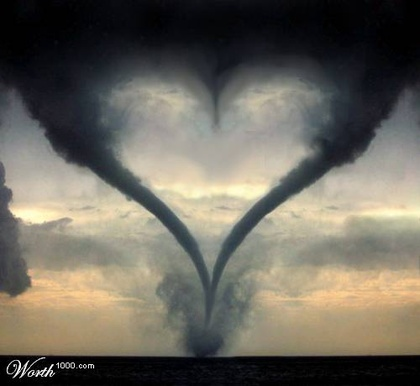
%> input picture Trab0/B/image008.jpg, 420 x 386 px, shrunk from 500 x 460 before the run
$ octave mainImage.m   (GNU Octave 9; MATLAB toolbox functions it lacks are replaced by stand-ins)
%> lines starting %> are read from the running program, lines starting %| are printed output that depends on the picture; in (x1, y1, x2, y2) boxes, pixels count from 0 and x2, y2 are one past the last pixel; in counts of white or black regions, pixels touching at a corner belong together; the program's own positions count from 1
### Trab0/B/realceVermelho.m
function [YNew] = realceVermelho(Y,Fator)
%
%
    YNew = Y(:,:,:);
    %Temp = Fator * Y(:,:,:);
    %Temp(Temp>255) = 255;
    YNew(:,:,1) = YNew(:,:,1) * Fator;

end

### Trab0/B/mosaicos.m
function [ImagFinal] = mosaicos(ImagInicial, W)  % W = N.Pixeis a formar o mosaico (Numero Impar)
% NOTA AO NOME DAS VARIAVEIS INTERNAS DA FUNCAO:
%   Onde se le linha(s) devia se ler coluna(s) e vice-versa.

    ImagemSize = size(ImagInicial);
    Linhas = ImagemSize(2);   % Largura
    Colunas = ImagemSize(1);   % Comprimento
    ImagFinal = ones(Colunas, Linhas, 3, 'uint8');   %Matriz[j, i, rgb]
    rgb = 1;
    while rgb < 4

        iLinha = 1;
        while iLinha < Linhas
            iPixel = iLinha + floor(W/2);
            iFator = W;
            if (Linhas - iLinha) < W
                iLast = Linhas - iLinha;
                iLastMetade = floor(iLast/2);
                iPixel = iLastMetade;
                iFator = iLast;
            end

            jColuna = 1;
            while jColuna < Colunas
                jPixel = jColuna + floor(W/2);
                jFator = W;
                if (Colunas - jColuna) < W
                    jLast = Colunas - jColuna;
                    jLastMetade = floor(jLast/2);
                    jPixel = jLastMetade;
                    jFator = jLast;
                end

                Pixel = ImagInicial(jPixel, iPixel, rgb);
                ImagFinal( jColuna:(jColuna + jFator) , iLinha:(iLinha + iFator) , rgb ) = Pixel;
                jColuna = jColuna + jFator;
            end

            iLinha = iLinha + iFator;
        end

        rgb = rgb + 1;
    end

end

### Trab0/B/Binariza.m
function [YBina] = Binariza(YCinza,Limiar)
%
%
    YBina = YCinza;
    IndexBranco = YCinza >= Limiar;
    IndexPreto = find(YCinza < Limiar);
    YBina(IndexBranco) = 255;
    YBina(IndexPreto) = 0;


end

### Trab0/B/Contornos.m
function [YConto] = Contornos(YBina)
%
%
    Dimensao = size(YBina);
    Alt = Dimensao(1);
    Larg = Dimensao(2);
    YConto = YBina;
    YConto(:,:)=0;
    for i = 1:1:Alt
        iMais = i +1;
        if iMais > Alt
            iMais = i;
        end
        for j = 1:1:Larg
            jMais = j +1;
            if jMais > Larg
                jMais = j;
            end
            if (YBina(i,j)==0 && YBina(i,jMais)==255) || (YBina(i,j)==255 && YBina(i,jMais)==0) % (horinzontal, compara lado a lado)
                YConto(i,j)=255;
            end
            if (YBina(i,j)==0 && YBina(iMais,j)==255) || (YBina(i,j)==255 && YBina(iMais,j)==0)   % (vertical, compara cima e baixo)
                % Comparando com o resultado no enunciado, com este if (vertical) obtenho melhores resultados.
                YConto(i,j)=255;
            end
        end

    end

end

### Trab0/B/mainImage.m
%% Exercicio 2 (Inicio)
disp('Exercicio 2 - Pressiona Para Come鏰r...');
pause;
    Y = imread("image008.jpg");
%> Y is the input picture: size 386x420x3 uint8; mean R, G, B 108.3, 104, 93.6

%% Exercicio 3
disp('Exercicio 3 - Pressiona Para Come鏰r...');
pause;
    Info = imfinfo("image008.jpg");
    %Info.Width >> 500 (largura)
    %Info.Height >> 460 (altura)
    %Info.CodingMethod >> Huffman

%% Exercicio 4
disp('Exercicio 4 - Pressiona Para Come鏰r...');
pause;
    colormap('default');
    image(Y);
    axis off;   % Retirar os eixos

%% Exercicio 5
disp('Exercicio 5 - Pressiona Para Come鏰r...');
pause;
    colormap('default');
    YNew = realceVermelho(Y,2);
%> in realceVermelho, `YNew(:,:,1) = YNew(:,:,1) * Fator;`:
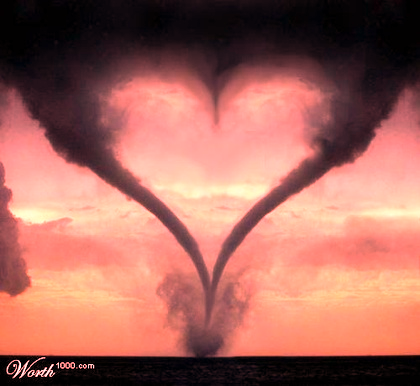
%> YNew: size 386x420x3 uint8; mean R, G, B 165.9, 104, 93.6
    image(YNew);

%% Exercicio 6
disp('Exercicio 6 - Pressiona Para Come鏰r...');
pause;
    colormap('default');
    [ImagFinal] = mosaicos(Y,34);    % usar/testar imapares: 11 , 25 e 35 ||| PODE SE USAR 1 [Fica Igual]
%> after the loop in mosaicos, `while rgb < 4`:
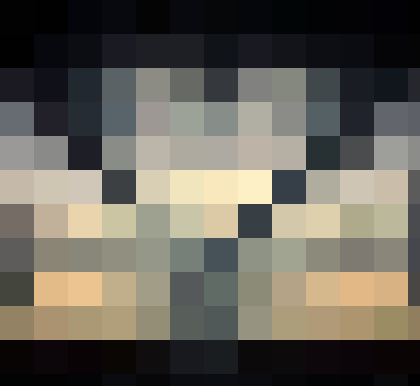
%> ImagFinal: size 386x420x3 uint8; mean R, G, B 101.7, 98.1, 89
%> after the loop in mosaicos, `while rgb < 4`: iLast = 11; iLastMetade = 5; jLast = 11; jLastMetade = 5; rgb = 4
    image(ImagFinal);
    axis off;

%% Exercicio 7
disp('Exercicio 7 - Pressiona Para Come鏰r...');
pause;
    YCinza = zeros(Info.Height, Info.Width, 'uint8');
    YCinza = 0.2978*Y(:,:,1) + 0.5870*Y(:,:,2) + 0.1140*Y(:,:,3);
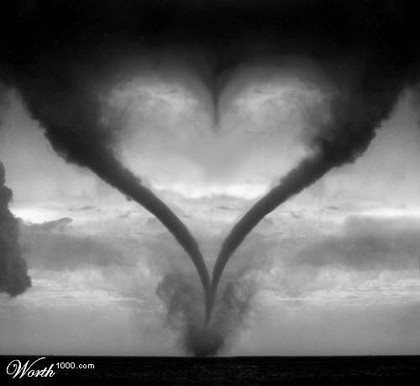
%> YCinza: size 386x420 uint8; min 0, max 255, mean 104
    colormap(gray(256));
    image(YCinza);


%% Exercicio 8
disp('Exercicio 8 - Pressiona Para Come鏰r...');
pause;
    YBina = Binariza(YCinza, 100);  % Limiar = 100
%> in Binariza, `IndexBranco = YCinza >= Limiar;`:
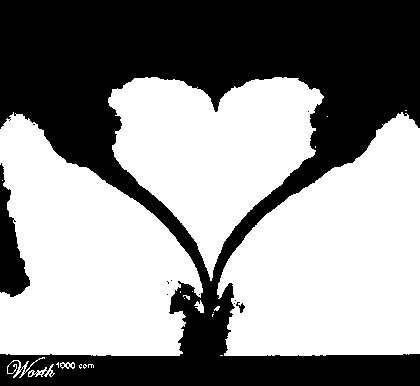
%> IndexBranco: size 386x420 logical; 56.1% white; 14 black regions (11 under 20 px), largest, box (x1, y1, x2, y2) and area: (0, 0, 420, 386) 69100, (0, 163, 30, 297) 1969, (236, 302, 245, 313) 43
%> in Binariza, `IndexPreto = find(YCinza < Limiar);`: IndexPreto = 71141 values from 1 to 162120
%> in Binariza, `YBina(IndexBranco) = 255;`:
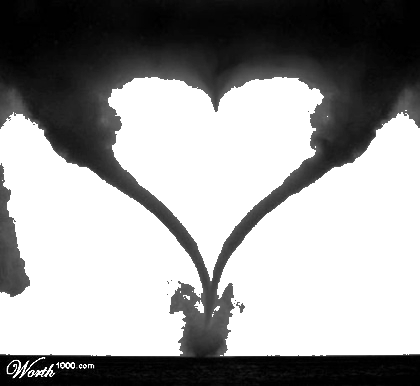
%> YBina: size 386x420 uint8; min 0, max 255, mean 156.4
    colormap(gray(256));
    image(YBina);

%% Exercicio 9
disp('Exercicio 9 - Pressiona Para Come鏰r...');
pause;
    [YConto] = Contornos(YBina);
%> in Contornos, `YConto(:,:)=0;`: YConto: size 386x420 uint8; every value is 0
%> after the loop in Contornos, `for i = 1:1:Alt`:
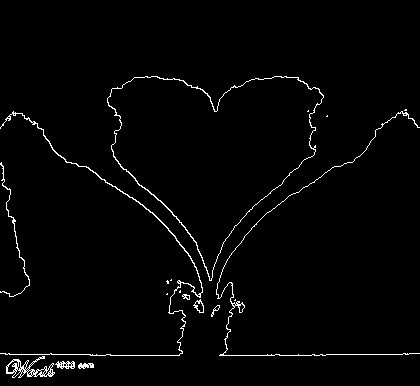
%> YConto: size 386x420 uint8; 1.9% white in thin lines or dots, all inside (x1, y1, x2, y2) = (0, 76, 420, 378)
    colormap(gray(256));
    image(YConto);
    axis off;

%% Exercicio 10
disp('Exercicio 10 - Pressiona Para Come鏰r...');
pause;
    imwrite(YConto,'MinhaImagem.bmp','bmp'); %imwrite(A-Array,FILENAME,Formato)
